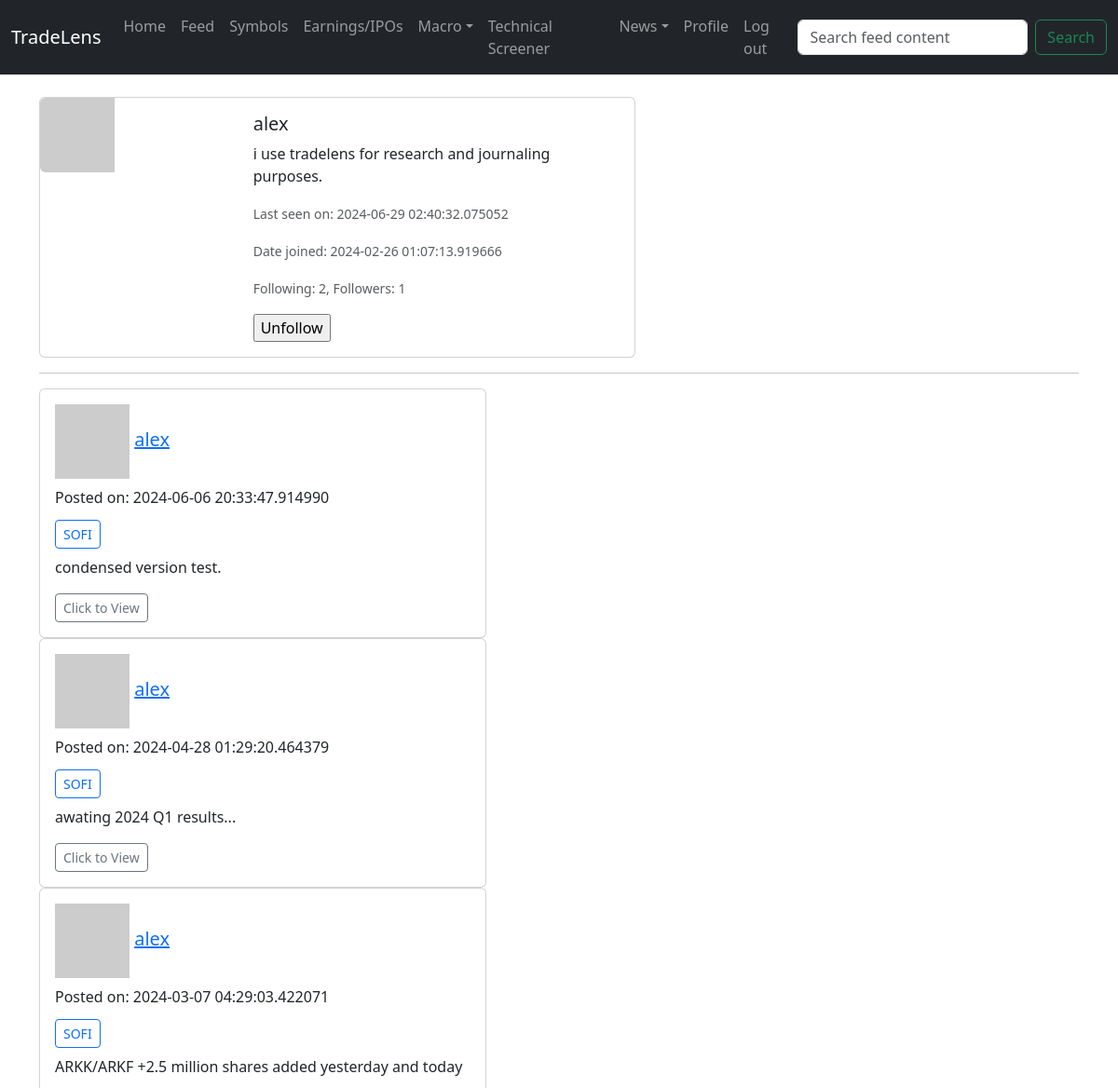
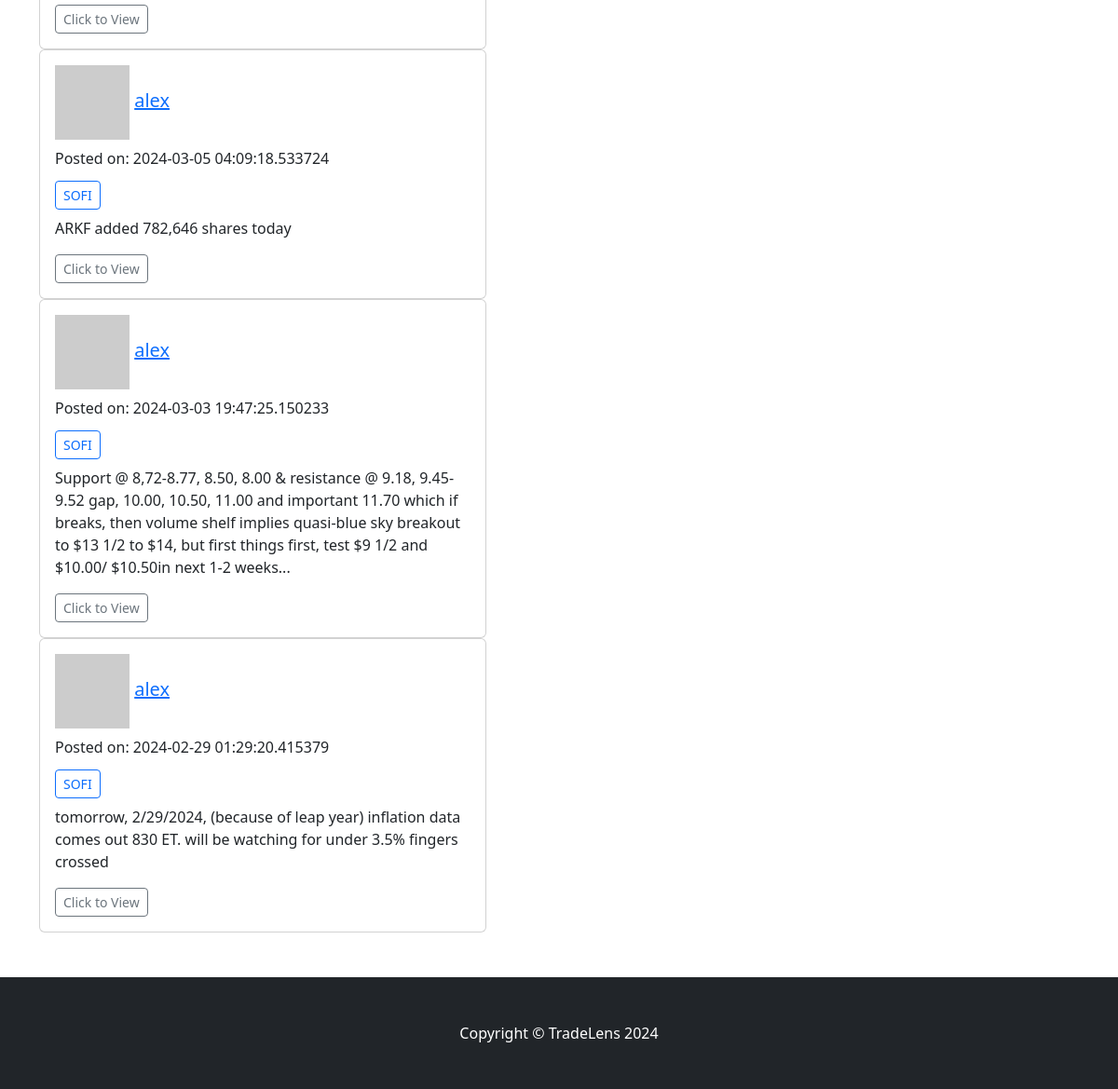
/user/alex (signed in), run on the app's committed database (2 pictures, top to bottom).
### app/models.py (models this page shows, shortened)
class User(db.Model, UserMixin):
    id: so.Mapped[int] = so.mapped_column(primary_key=True)
    username: so.Mapped[str] = so.mapped_column(sa.String(64), index=True, unique=True)
    email: so.Mapped[str] = so.mapped_column(sa.String(120), index=True, unique=True)
    password_hash: so.Mapped[Optional[str]] = so.mapped_column(sa.String(256))
    about_me: so.Mapped[Optional[str]] = so.mapped_column(sa.String(200))
    last_seen: so.Mapped[Optional[datetime]] = so.mapped_column(default=lambda: datetime.now(timezone.utc))
    date_joined: so.Mapped[Optional[datetime]] = so.mapped_column(index=True,
                                                                  default=lambda: datetime.now(timezone.utc))
    posts: so.WriteOnlyMapped['Post'] = so.relationship(back_populates='author')
    watching = db.relationship('Stocks', secondary=watchlist, backref='watchers')
    def avatar(self, size):
        digest = md5(self.email.lower().encode('utf-8')).hexdigest()
        return f'https://www.gravatar.com/avatar/{digest}?d=identicon&s={size}'  # url of user's avatar image
    following: so.WriteOnlyMapped['User'] = so.relationship(
        secondary=followers,
        primaryjoin=(followers.c.follower_id == id),
        secondaryjoin=(followers.c.following_id == id),
        back_populates='followers'
    )
    followers: so.WriteOnlyMapped['User'] = so.relationship(
        secondary=followers,
        primaryjoin=(followers.c.following_id == id),
        secondaryjoin=(followers.c.follower_id == id),
        back_populates='following'
    )
    def is_following(self, user) -> bool:
        query = self.following.select().where(User.id == user.id)
        return db.session.scalar(query) is not None
    def followers_count(self):
        num_followers = sa.select(sa.func.count()).select_from(self.followers.select().subquery())
        return db.session.scalar(num_followers)
    def following_count(self):
        num_following = sa.select(sa.func.count()).select_from(self.following.select().subquery())
        return db.session.scalar(num_following)

class Post(db.Model):
    id: so.Mapped[int] = so.mapped_column(primary_key=True)
    title: so.Mapped[str] = so.mapped_column(sa.String(10), index=True)
    content: so.Mapped[str] = so.mapped_column(sa.Text())
    timestamp: so.Mapped[datetime] = so.mapped_column(index=True, default=lambda: datetime.now(timezone.utc))
    user_id: so.Mapped[int] = so.mapped_column(sa.ForeignKey(User.id), index=True)
    author: so.Mapped['User'] = so.relationship(back_populates='posts')

### app/users/routes.py (the view)
@bp_users.route('/user/<username>')
@login_required
def user(username):
    user = User.query.filter_by(username=username).first_or_404()
    form = EmptyForm()
    posts = Post.query.order_by(Post.timestamp.desc()).where(Post.user_id == user.id)
    return render_template('users/user.html',
                           title=f'{user.username}',
                           user=user,
                           posts=posts,
                           form=form)

### app/users/forms.py
class EmptyForm(FlaskForm):
    submit = SubmitField('Submit')

### app/main/forms.py
class SearchForm(FlaskForm):
    searched = StringField("Searched",
                           validators=[DataRequired()])  # name="searched" attribute, in <form> of navbar.html
    submit = SubmitField("Submit")

### app/models.py (called while the page is built)
@login_manager.user_loader
def load_user(id):  # Flask-Login passes id argument as string
    return db.session.get(User, int(id))

### app/users/templates/users/user.html (shortened to what this page needs)
{% extends 'main/base.html' %}
{% block content %}
    <div class="card mb-3" style="width: 40rem;">
        <div class="row g-0">
            <div class="col-md-4">
                <img src="{{ user.avatar(256) }}" class="img-fluid rounded-start" alt="">
            </div>
            <div class="col-md-8">
                <div class="card-body">
                    <h5 class="card-title">{{ user.username }}</h5>
                    <p class="card-text">{% if user.about_me %} {{ user.about_me }} {% endif %}</p>
                    <p class="card-text"><small class="text-body-secondary">{% if user.last_seen %} Last seen on: {{ user.last_seen }} {% endif %}</small></p>
                    <p class="card-text"><small class="text-body-secondary">{% if user.date_joined %} Date joined: {{ user.date_joined }} {% endif %}</small></p>
                    <p class="card-text"><small class="text-body-secondary">Following: {{ user.following_count() }}, Followers: {{ user.followers_count() }}</small></p>
                    {% if user == current_user %}
                        <a href="{{ url_for('users.edit_profile') }}">Edit Profile</a>
                    {% elif not current_user.is_following(user) %}
                        <form action="{{ url_for('users.follow', username=user.username) }}" method="post">
                            {{ form.hidden_tag() }}
                            {{ form.submit(value='Follow')}}
                        </form>
                    {% else %}
                        <form action="{{ url_for('users.unfollow', username=user.username) }}" method="post">
                            {{ form.submit(value='Unfollow')}}
                        </form>
                    {% endif %}
                </div>
            </div>
        </div>
    </div>
    <hr>
    {% for post in posts %}
        {% include 'feed/_post.html' %}
    {% endfor %}
{% endblock %}

### app/feed/templates/feed/_post.html (shortened to what this page needs)
<div class="card" style="width: 30rem;">
    <div class="card-body">
        <h5 class="card-title">
            <img src="{{ post.author.avatar(36) }}" alt="">
            <a href="{{ url_for('users.user', username=post.author.username)}}">{{ post.author.username }}</a>
        </h5>
        <p>Posted on: {{ post.timestamp }}</p>
        <h6 class="card-subtitle mb-2 text-body-secondary">
            <a href="{{ url_for('stocks.symbol', symbol=post.title) }}" class="btn btn-outline-primary btn-sm">{{ post.title }}</a>
        </h6>
        <p class="card-text">{{ post.content | safe }}</p>
        <a href="{{ url_for('feed.post', id=post.id) }}" class="btn btn-outline-secondary btn-sm">Click to View</a>
    </div>
</div>

### app/main/templates/main/base.html (style rules this page uses)
html, body { height: 100%; }

### data on the page
User: username "alex", about_me "i use tradelens for research and journaling purposes.", last_seen "2024-06-29 02:40:32.075052", date_joined "2024-02-26 01:07:13.919666"
Post: author.username "alex", timestamp "2024-06-06 20:33:47.914990", title "SOFI", content "condensed version test."
Post: author.username "alex", timestamp "2024-04-28 01:29:20.464379", title "SOFI", content "awating 2024 Q1 results..."
Post: author.username "alex", timestamp "2024-03-07 04:29:03.422071", title "SOFI", content "ARKK/ARKF +2.5 million shares added yesterday and today"
Post: author.username "alex", timestamp "2024-03-05 04:09:18.533724", title "SOFI", content "ARKF added 782,646 shares today"
Post: author.username "alex", timestamp "2024-03-03 19:47:25.150233", title "SOFI", content "Support @ 8,72-8.77, 8.50, 8.00 & resistance @ 9.18, 9.45-9.52 gap, 10.00, 10.50, 11.00 and important 11.70 which if breaks, then volume shelf implies quasi-blue sky breakout to $13 1/2 to $14, but first things first, test $9 1/2 and $10.00/ $10.50in next 1-2 weeks..."
Post: author.username "alex", timestamp "2024-02-29 01:29:20.415379", title "SOFI", content "tomorrow, 2/29/2024, (because of leap year) inflation data comes out 830 ET. will be watching for under 3.5% fingers crossed"

### other printed values
{{ user.following_count() }} "2"
{{ user.followers_count() }} "1"
